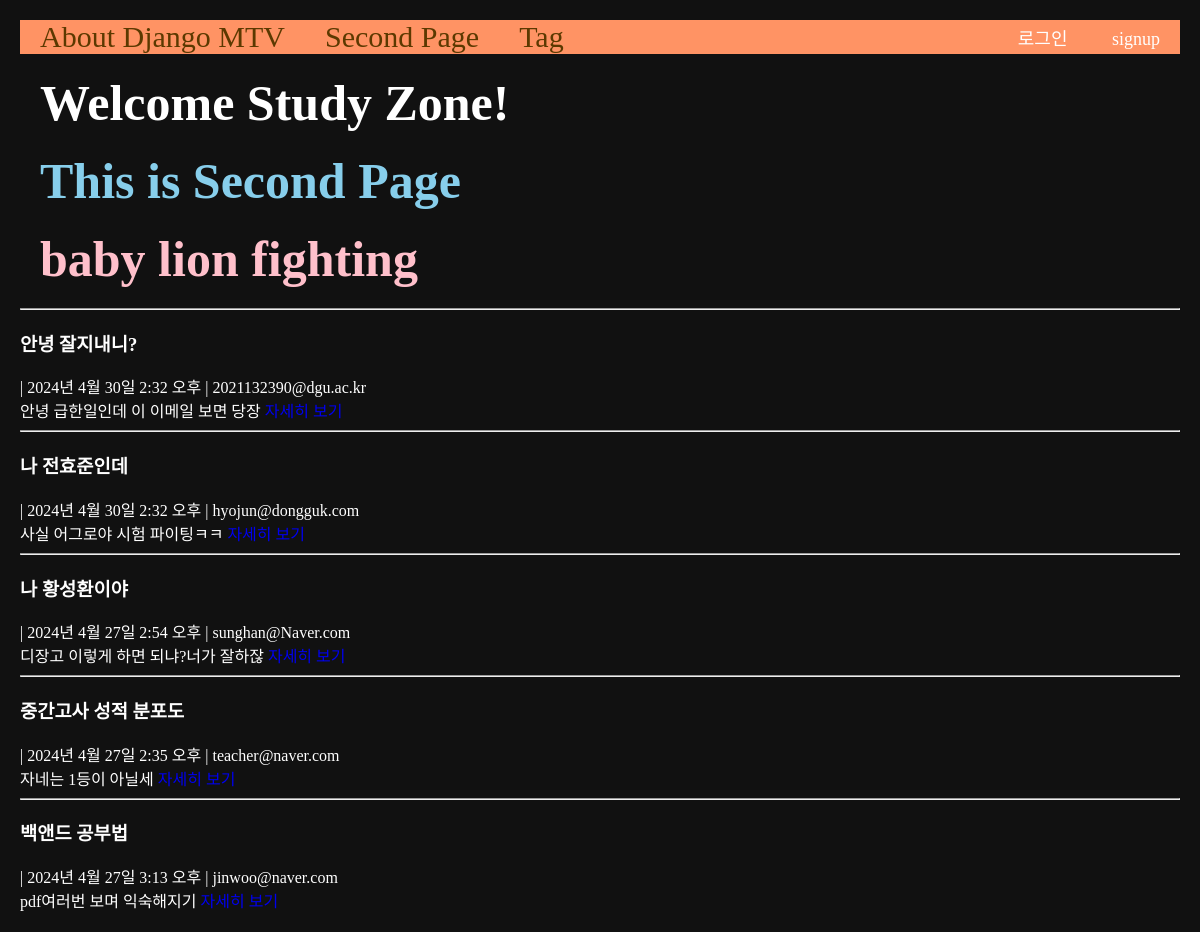
Before: /second with the older database file.
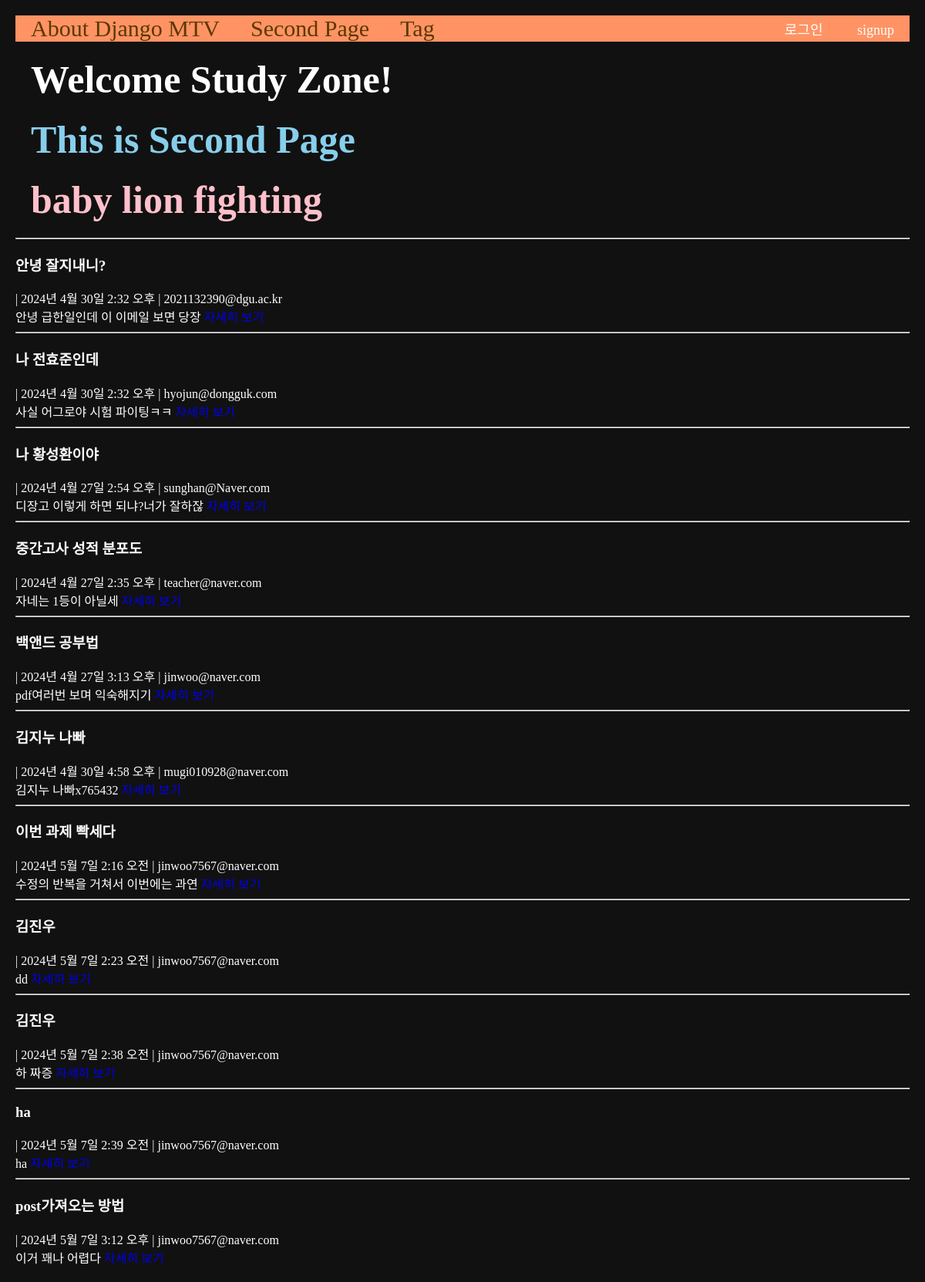
After: the same page with the newer database file.
### main/models.py (models this page shows, shortened)
class Post(models.Model):
    title = models.CharField(max_length=50)
    writer = models.ForeignKey(User, null=False, blank=False, on_delete=models.CASCADE)
    email = models.EmailField()
    body = models.TextField()
    pub_date = models.DateTimeField()
    image = models.ImageField(upload_to="post/", blank=True, null=True)
    tags = models.ManyToManyField(Tag, related_name='posts', blank=True)
    def summary(self):
        return self.body[:20]

### main/views.py (the view)
# urls.py: path('second', secondpage, name="secondpage"),
def secondpage(request):
    posts = Post.objects.all()
    return render(request, 'main/secondpage.html', {'posts': posts})

### main/templates/main/secondpage.html (shortened to what this page needs)
{% extends 'base.html' %}
{% load static %}
{% block content %}
<div>
    <h3 class="contents">Welcome Study Zone!</h3>
    <h1 class="contents">This is Second Page</h1>
    <h2 class="contents">baby lion fighting</h2>
</div>
<div>
    {% for post in posts %}
    <div>
        <hr/>
        <h3>{{post.title}}</h3>
        {{post.writer}} | {{post.pub_date}} | {{post.email}}<br>
        {{post.summary}}
        <a href="{% url 'main:detail' post.id %}">자세히 보기</a>
        <br>
    </div>
    {% endfor %}
</div>
{% endblock %}

Changed rows visible on the page:
added Post: title "김지누 나빠", pub_date "2024년 4월 30일 4:58 오후", email "mugi010928@naver.com", summary "김지누 나빠x765432"
added Post: title "이번 과제 빡세다", pub_date "2024년 5월 7일 2:16 오전", email "jinwoo7567@naver.com", summary "수정의 반복을 거쳐서 이번에는 과연"
added Post: title "김진우", pub_date "2024년 5월 7일 2:23 오전", email "jinwoo7567@naver.com", summary "dd"
added Post: title "김진우", pub_date "2024년 5월 7일 2:38 오전", email "jinwoo7567@naver.com", summary "하 짜증"
added Post: title "ha", pub_date "2024년 5월 7일 2:39 오전", email "jinwoo7567@naver.com", summary "ha"
added Post: title "post가져오는 방법", pub_date "2024년 5월 7일 3:12 오후", email "jinwoo7567@naver.com", summary "이거 꽤나 어렵다"
